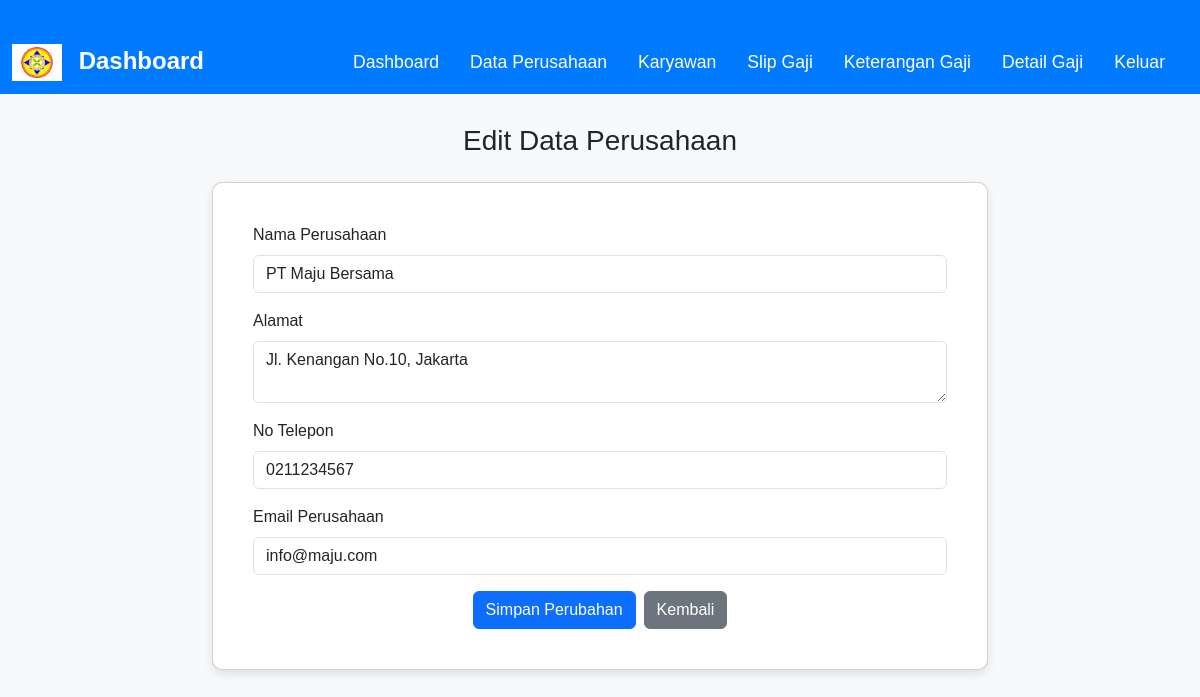
Screenshot of /perusahaan/edit.php?id=1 (signed in) with the database file from the repository.
### tables this page shows
CREATE TABLE `perusahaan` (
  `id` int(11) NOT NULL,
  `nama` varchar(100) DEFAULT NULL,
  `alamat` text DEFAULT NULL,
  `no_telpon` varchar(20) DEFAULT NULL,
  `email` varchar(100) DEFAULT NULL
);

### perusahaan/edit.php (the view, shortened to what this page needs)
<?php
include('../config/koneksi.php');
$id = $_GET['id'];
$query = "SELECT * FROM perusahaan WHERE id = $id";
$result = mysqli_query($conn, $query);
$data = mysqli_fetch_assoc($result);
?>
<!DOCTYPE html>
<html lang="id">
<head>
    <link href="https://cdn.jsdelivr.net/npm/bootstrap@5.3.0/dist/css/bootstrap.min.css" rel="stylesheet">
</head>
<body>
<nav class="navbar navbar-expand-lg navbar-dark">
    <div class="container-fluid">
        <a class="navbar-brand" href="../dashboard.php">
            <img src="../assets/img/logo.png" alt="Logo" style="width: 50px; margin-right: 10px;"> Dashboard
        </a>
        <div class="collapse navbar-collapse justify-content-end">
            <ul class="navbar-nav">
                <li class="nav-item"><a class="nav-link" href="../dashboard.php">Dashboard</a></li>
                <li class="nav-item"><a class="nav-link active" href="#">Data Perusahaan</a></li>
                <li class="nav-item"><a class="nav-link" href="../keterangan_gaji/index.php">Karyawan</a></li>
                <li class="nav-item"><a class="nav-link" href="../slip_gaji/index.php">Slip Gaji</a></li>
                <li class="nav-item"><a class="nav-link" href="../keterangan_gaji/index.php">Keterangan Gaji</a></li>
                <li class="nav-item"><a class="nav-link" href="../detail_gaji/.index.php">Detail Gaji</a></li>
                <li class="nav-item"><a class="nav-link" href="../logout/index.php">Keluar</a></li>
            </ul>
        </div>
    </div>
</nav>
<div class="container-fluid">
    <h3 class="text-center mb-4">Edit Data Perusahaan</h3>
    <div class="row mt-4">
        <div class="col-md-8">
            <div class="card p-4">
                <div class="card-body">
                    <form method="POST" action="">
                        <div class="mb-3 text-start">
                            <label for="nama" class="form-label">Nama Perusahaan</label>
                            <input type="text" class="form-control" id="nama" name="nama" value="<?php echo $data['nama']; ?>" required>
                        </div>
                        <div class="mb-3 text-start">
                            <label for="alamat" class="form-label">Alamat</label>
                            <textarea class="form-control" id="alamat" name="alamat" rows="2" required><?php echo $data['alamat']; ?></textarea>
                        </div>
                        <div class="mb-3 text-start">
                            <label for="no_telpon" class="form-label">No Telepon</label>
                            <input type="text" class="form-control" id="no_telpon" name="no_telpon" value="<?php echo $data['no_telpon']; ?>" required>
                        </div>
                        <div class="mb-3 text-start">
                            <label for="email" class="form-label">Email Perusahaan</label>
                            <input type="email" class="form-control" id="email" name="email" value="<?php echo $data['email']; ?>" required>
                        </div>
                        <div class="d-grid gap-2 d-md-flex justify-content-md-center">
                            <button type="submit" name="submit" class="btn btn-primary">Simpan Perubahan</button>
                            <a href="index.php" class="btn btn-secondary">Kembali</a>
                        </div>
                    </form>
                </div>
            </div>
        </div>
    </div>
</div>
</body>
</html>

### perusahaan/edit.php (style rules this page uses)
body { background-color: #f8f9fa; font-family: 'Arial', sans-serif; }
.navbar { background-color: #007bff; }
.navbar-brand { font-size: 1.5rem; font-weight: bold; }
.navbar-nav .nav-link { color: white !important; text-decoration: none; font-size: 1.1rem; margin-right: 15px; }
.container-fluid { margin-top: 30px; max-width: 1200px; }
.card { border-radius: 10px; box-shadow: 0 4px 10px rgba(0, 0, 0, 0.1); }
.card-body { text-align: center; }
.row.mt-4 { justify-content: center; }

### rows the page displays
perusahaan: nama "PT Maju Bersama", alamat "Jl. Kenangan No.10, Jakarta", no_telpon "0211234567", email "info@maju.com"
